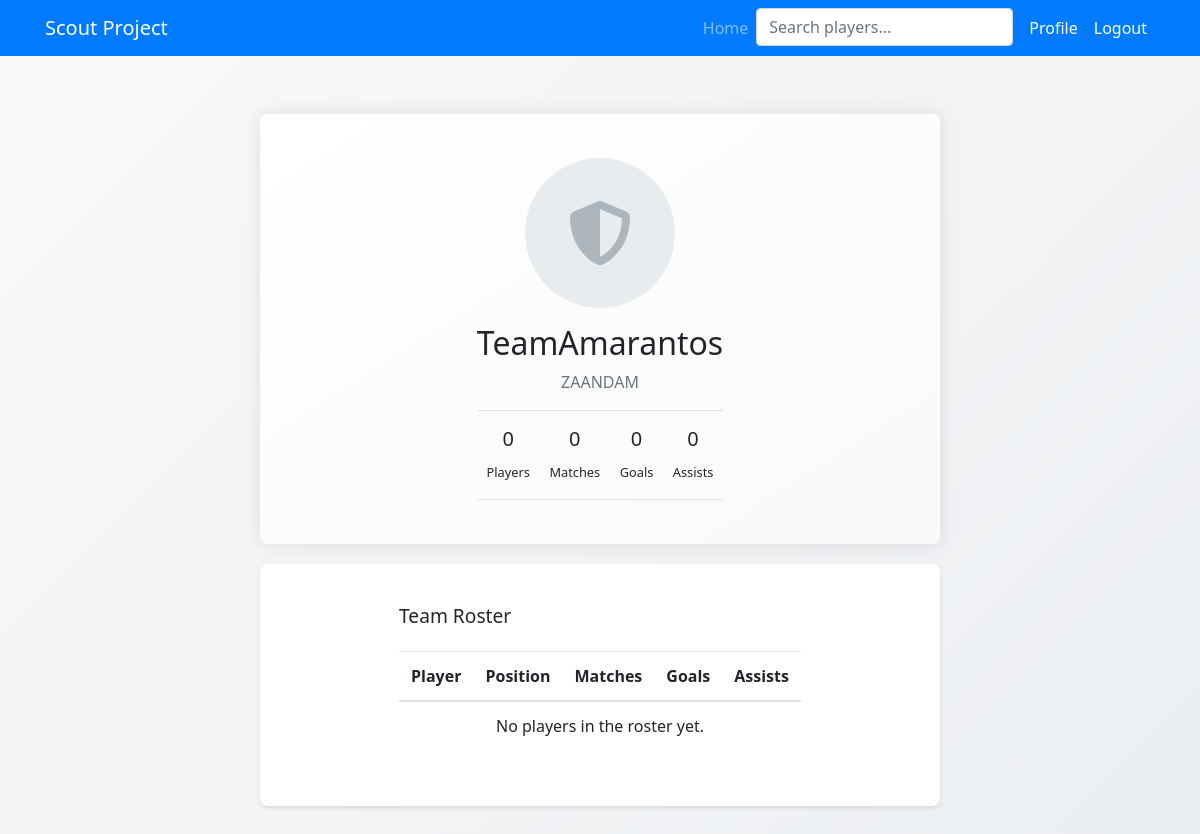
The app's page /scout_app/team_dashboard/1/ (signed in), older data.
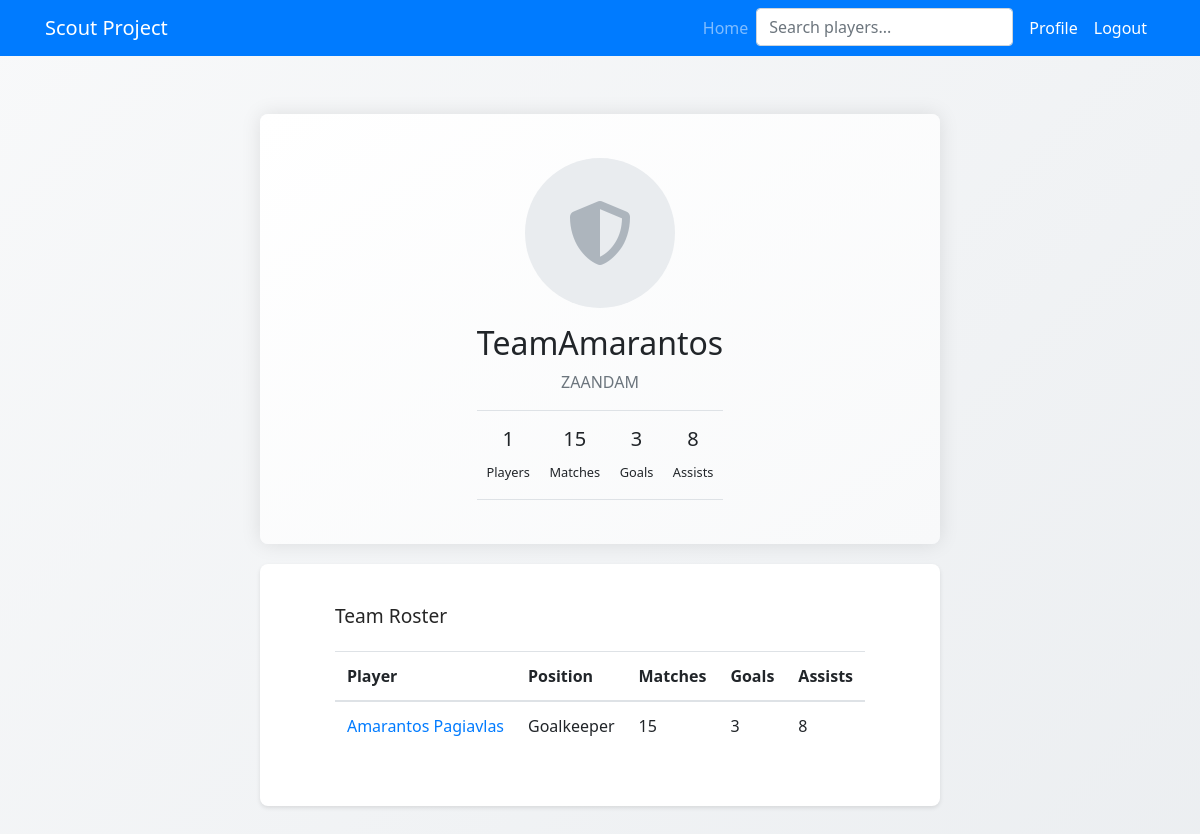
The same page, newer data.
### scout_app/models.py (models this page shows, shortened)
class PlayerProfile(models.Model):
    user = models.OneToOneField(CustomUser, on_delete=models.SET_NULL, null=True, blank=True)
    first_name = models.CharField(max_length=50)
    last_name = models.CharField(max_length=50)
    position = models.CharField(max_length=20, choices=[('Goalkeeper', 'Goalkeeper'), ('Defender', 'Defender'),
                                                         ('Midfielder', 'Midfielder'), ('Forward', 'Forward')])
    team = models.ForeignKey('TeamProfile', on_delete=models.SET_NULL, null=True, blank=True, related_name='players')
    joined_team_date = models.DateField(null=True, blank=True)
    age = models.IntegerField(null=True, blank=True)
    height = models.IntegerField(null=True, blank=True)
    weight = models.IntegerField(null=True, blank=True)
    agility = models.IntegerField(null=True, blank=True)
    power = models.IntegerField(null=True, blank=True)
    speed = models.IntegerField(null=True, blank=True)
    strategy = models.IntegerField(null=True, blank=True)
    bio = models.TextField(null=True, blank=True)
    video_links = models.TextField(blank=True, null=True)
    looking_for_team = models.BooleanField(default=True)
    matches_played = models.IntegerField(default=0)
    goals_scored = models.IntegerField(default=0)
    assists = models.IntegerField(default=0)
    tackles = models.IntegerField(default=0)

### scout_app/views.py (the view)
# urls.py: path('team_dashboard/<int:team_id>/', views.view_team_dashboard, name='team_dashboard'),
@login_required
def view_team_dashboard(request, team_id):
    team_profile = get_object_or_404(TeamProfile, id=team_id)
    roster = team_profile.players.all()
    team_posts = Post.objects.filter(author=team_profile.user).order_by('-timestamp')[:5]
    context = {
        'team': team_profile,
        'roster': roster,
        'posts': team_posts,
        'team_stats': {
            'roster_size': team_profile.roster_size,
            'total_goals': sum(player.goals_scored for player in roster),
            'total_assists': sum(player.assists for player in roster),
            'total_matches': max(player.matches_played for player in roster) if roster else 0
        }
    }
    return render(request, 'team_dashboard.html', context)

### scout_app/models.py (called while the page is built)
    @property
    def roster_size(self):
        return self.players.count()

### scout_app/templates/team_dashboard.html (shortened to what the changed rows need)
<!DOCTYPE html>
<html>
<head>
    {% load static %}
    <link rel="stylesheet" href="https://stackpath.bootstrapcdn.com/bootstrap/4.5.2/css/bootstrap.min.css">
    <link rel="stylesheet" type="text/css" href="{% static 'styles.css' %}">
    <link rel="stylesheet" href="https://cdnjs.cloudflare.com/ajax/libs/font-awesome/5.15.4/css/all.min.css">
</head>
<body>
    <div class="dashboard_card__container">
        <div class="dashboard_card_container__wrapper">
            <div class="dashboard_card_container__row">
                <div class="dashboard_card_container__column">
                    <div class="dashboard_card__card dashboard_card__main_card">
                        <div class="card-body text-center p-4">
                            <div class="profile-header">
                                <h2>{{ team.team_name }}</h2>
                            </div>
                            <div class="profile-stats mt-3 d-flex justify-content-around">
                                <div class="stat-item">
                                    <h5>{{ team_stats.roster_size }}</h5>
                                    <small>Players</small>
                                </div>
                                <div class="stat-item">
                                    <h5>{{ team_stats.total_matches }}</h5>
                                    <small>Matches</small>
                                </div>
                                <div class="stat-item">
                                    <h5>{{ team_stats.total_goals }}</h5>
                                    <small>Goals</small>
                                </div>
                                <div class="stat-item">
                                    <h5>{{ team_stats.total_assists }}</h5>
                                    <small>Assists</small>
                                </div>
                            </div>
                        </div>
                    </div>
                </div>
            </div>
            <div class="dashboard_card_container__row">
                <div class="dashboard_card_container__column">
                    <div class="dashboard_card__card">
                        <div class="card-body">
                            <div class="table-responsive">
                                <table class="table">
                                    <thead>
                                        <tr>
                                            <th>Player</th>
                                            <th>Position</th>
                                            <th>Matches</th>
                                            <th>Goals</th>
                                            <th>Assists</th>
                                        </tr>
                                    </thead>
                                    <tbody>
                                        {% for player in roster %}
                                            <tr>
                                                <td>
                                                    <a href="{% url 'scout_app:player_dashboard' player.id %}" class="text-decoration-none">
                                                        {{ player.first_name }} {{ player.last_name }}
                                                    </a>
                                                </td>
                                                <td>{{ player.position }}</td>
                                                <td>{{ player.matches_played }}</td>
                                                <td>{{ player.goals_scored }}</td>
                                                <td>{{ player.assists }}</td>
                                            </tr>
                                        {% empty %}
                                            <tr>
                                                <td colspan="5" class="text-center">No players in the roster yet.</td>
                                            </tr>
                                        {% endfor %}
                                    </tbody>
                                </table>
                            </div>
                        </div>
                    </div>
                </div>
            </div>
        </div>
    </div>
</body>
</html>

Row changes from the older to the newer data that the page shows:
now on this page (row edited): PlayerProfile: first_name "Amarantos", last_name "Pagiavlas", position "Goalkeeper", matches_played "15", goals_scored "3", assists "8"
Text that changed along with them:
{{ team_stats.roster_size }}: "0" → "1"
{{ team_stats.total_matches }}: "0" → "15"
{{ team_stats.total_goals }}: "0" → "3"
{{ team_stats.total_assists }}: "0" → "8"
text no longer shown: "No players in the roster yet."
